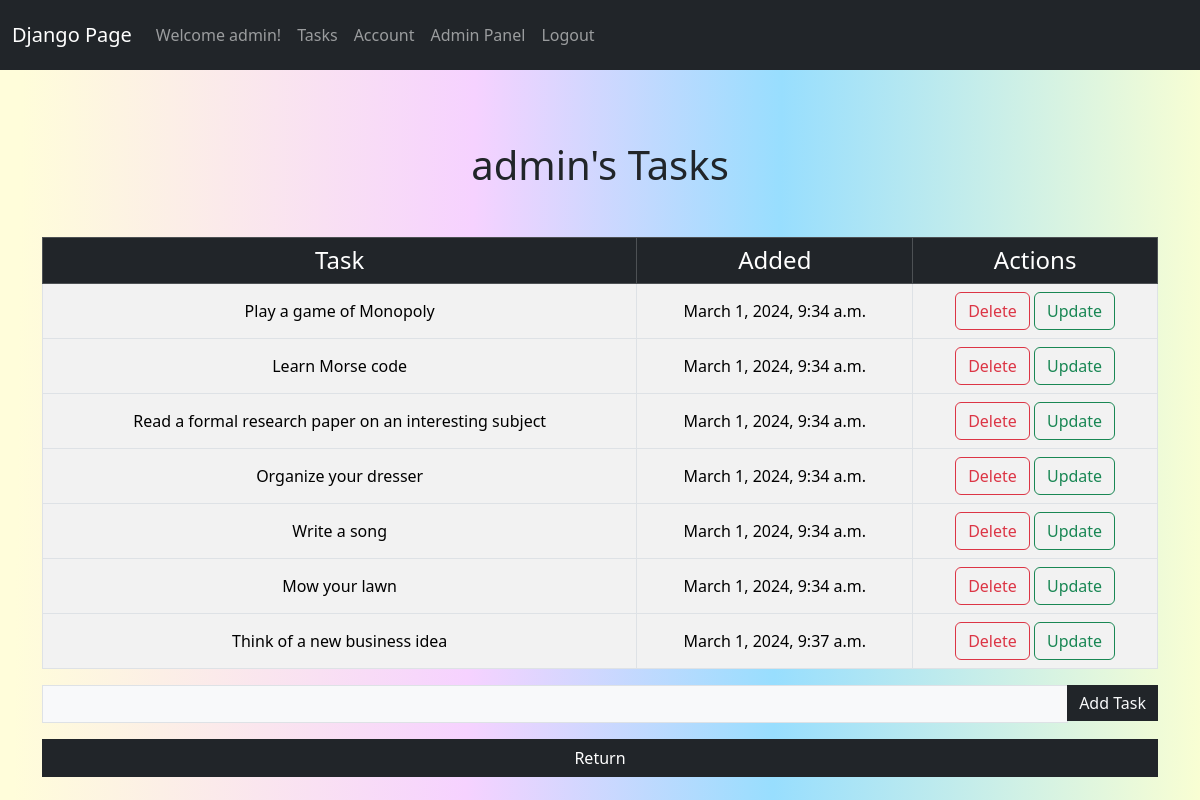
Before: /tasks/1 (signed in) with the older database file.
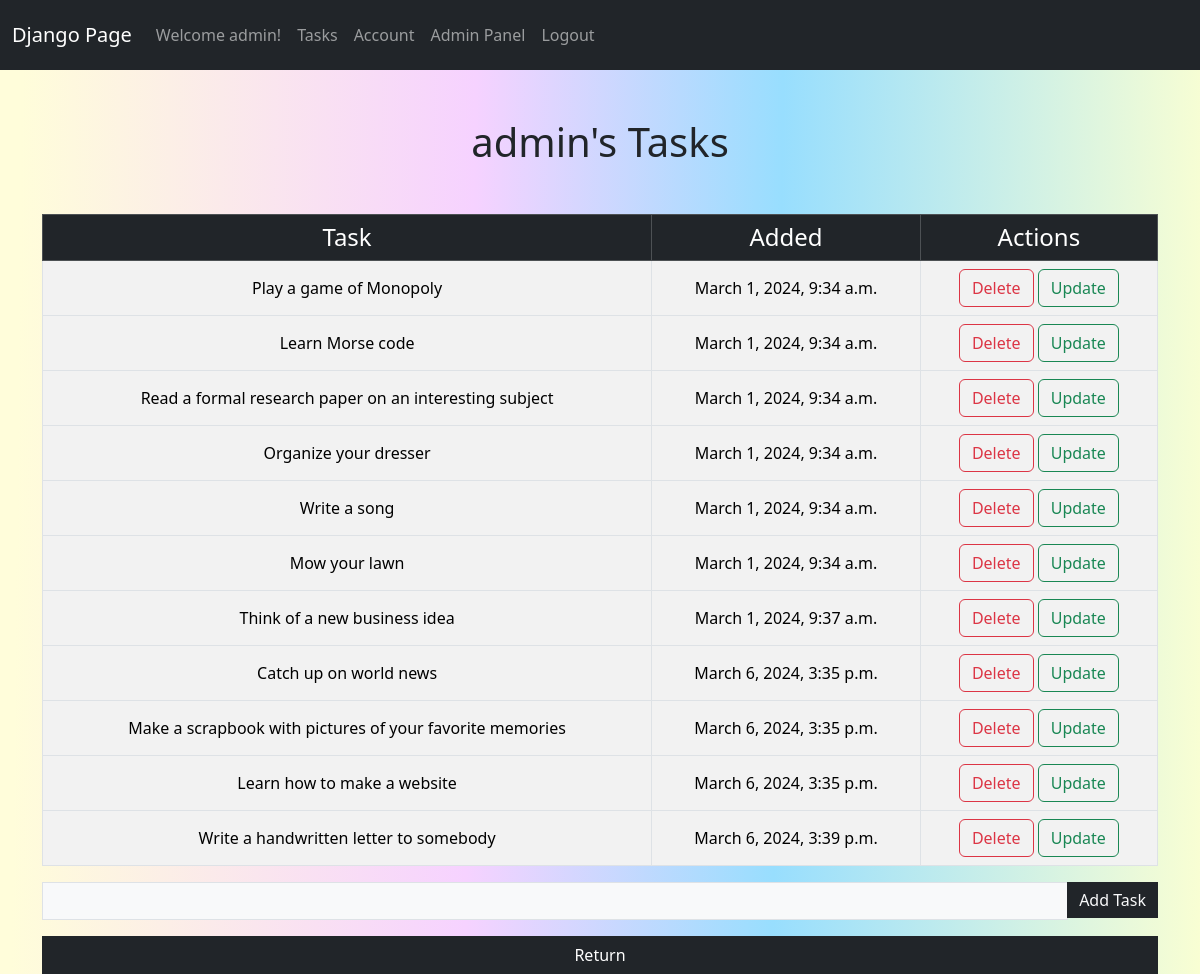
After: the same page with the newer database file.
### website/models.py (models this page shows)
class Task(models.Model):
    content = models.TextField(max_length=100)
    date_created = models.DateTimeField(default=now)
    user = models.ForeignKey(User, on_delete=models.CASCADE)

### website/views.py (the view)
# urls.py: path('tasks/<int:user_id>', views.tasks_admview, name='tasks_admview'),
@staff_member_required
def tasks_admview(request, user_id):
    username = User.objects.get(pk=user_id)
    tasks = Task.objects.filter(user_id=user_id)
    if request.method == 'POST':
        content = request.POST['content']
        task = Task(content=content, user_id=user_id)
        task.save()
        return redirect('tasks_admview', user_id=user_id)
    else:
        return render(request, 'tasks_admview.html', {'tasks': tasks, 'username': username, 'user_id': user_id})

### website/templates/tasks_admview.html (shortened to what this page needs)
{% extends 'base.html' %}
{% block content %}
<div class="col-md-12">
    <h1 class="mb-5 mt-5 text-center text-dark">{{username}}'s Tasks</h1>
    {% if tasks|length < 1 %} <h1 class="text-center h3 mb-5">No tasks available.</p>
        {% else %}
        <table class="table table-striped table-bordered table-hover">
            <thead class="text-center table-dark">
                <tr>
                    <th class="h4" scope="col ">Task</th>
                    <th class="h4" scope="col">Added</th>
                    <th class="h4" scope="col">Actions</th>
                </tr>
            </thead>
            {% for task in tasks %}
            <tbody class="text-center align-middle">
                <tr>
                    <td>{{ task.content }}</td>
                    <td>{{ task.date_created }}</td>
                    <td>
                        <a class="btn btn-outline-danger"
                            href="{% url 'delete_task_adminview' task.id user_id%}">Delete</a>
                        <a class="btn btn-outline-success"
                            href="{% url 'update_task_adminview' task.id user_id %}">Update</a>
                    </td>
                </tr>
            </tbody>
            {% endfor %}
        </table>
        {% endif %}
        <form method="POST">
            <div class="input-group mb-3">
                <input class="form-control bg-light rounded-0" type="text" name="content">
                <div class="input-group-append">
                    <input class="btn bg-dark text-light border-0 ml-1 rounded-0" type="submit" value="Add Task">
                </div>
            </div>
        </form>
        <div class="d-grid gap-2">
            <a class="btn btn-dark rounded-0" href="{% url 'users' %}">Return</a>
        </div>
</div>
{% endblock %}

Changed rows visible on the page:
added Task: content "Catch up on world news", date_created "March 6, 2024, 3:35 p.m."
added Task: content "Make a scrapbook with pictures of your favorite memories", date_created "March 6, 2024, 3:35 p.m."
added Task: content "Learn how to make a website", date_created "March 6, 2024, 3:35 p.m."
added Task: content "Write a handwritten letter to somebody", date_created "March 6, 2024, 3:39 p.m."
